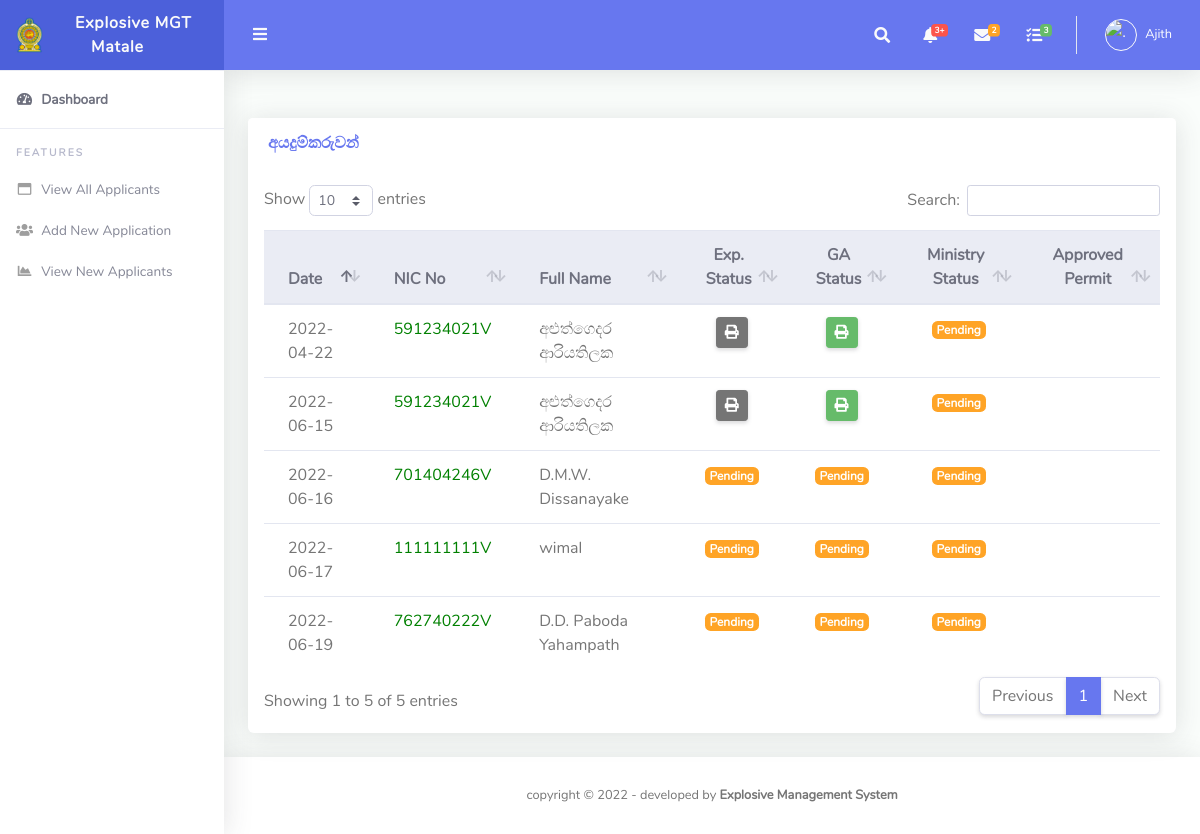
The app's page /users/clerk/view_table.php (signed in) with its own data.
### tables this page shows
CREATE TABLE `users` (
  `id` int(11) NOT NULL,
  `fname` varchar(255) DEFAULT NULL,
  `lname` varchar(255) DEFAULT NULL,
  `email` varchar(255) DEFAULT NULL,
  `password` varchar(300) DEFAULT NULL,
  `contactno` varchar(11) DEFAULT NULL,
  `role` varchar(50) NOT NULL,
  `file_name` varchar(500) NOT NULL,
  `uploaded_on` date DEFAULT NULL,
  `district` varchar(500) NOT NULL,
  `nic` varchar(20) DEFAULT NULL
);

CREATE TABLE `applicant` (
  `id` int(11) NOT NULL,
  `nic` varchar(15) NOT NULL,
  `fullname` varchar(75) NOT NULL,
  `addres` varchar(150) NOT NULL,
  `disignation` varchar(75) NOT NULL,
  `anualIncome` decimal(10,0) NOT NULL,
  `age` int(11) DEFAULT NULL,
  `police` varchar(25) NOT NULL,
  `date` timestamp NOT NULL DEFAULT current_timestamp() ON UPDATE current_timestamp(),
  `mobile1` varchar(10) DEFAULT NULL,
  `mobile2` varchar(10) DEFAULT NULL,
  `district` varchar(50) NOT NULL
);

CREATE TABLE `permit` (
  `perid` int(11) NOT NULL,
  `nic` varchar(15) NOT NULL,
  `pstore` varchar(100) NOT NULL,
  `permitdu` varchar(50) DEFAULT NULL,
  `Premiums` varchar(50) DEFAULT NULL,
  `task` varchar(40) NOT NULL,
  `quarryad` varchar(100) NOT NULL,
  `gnd` varchar(25) NOT NULL,
  `ds` varchar(25) NOT NULL,
  `police` varchar(25) NOT NULL,
  `offence` varchar(200) NOT NULL,
  `appdate` date NOT NULL,
  `stdate` timestamp NOT NULL DEFAULT current_timestamp() COMMENT 'saved date',
  `isread_exp` int(11) NOT NULL DEFAULT 0,
  `isread_ga` int(11) NOT NULL DEFAULT 0,
  `isread_ministry` int(11) NOT NULL DEFAULT 0,
  `expOffApprove` int(11) DEFAULT 0 COMMENT '0- new, 1- Approve, 2- not approve',
  `gaApprove` int(11) DEFAULT 0,
  `ministryApprove` int(11) DEFAULT 0,
  `stat` varchar(50) NOT NULL COMMENT 'Exp Off,GA, Ministry',
  `aplicant_id` int(11) DEFAULT NULL,
  `expno` varchar(25) NOT NULL,
  `price` int(50) NOT NULL,
  `oldrequest` varchar(10) NOT NULL,
  `oldreq_no` varchar(15) NOT NULL,
  `police_approve` varchar(10) NOT NULL,
  `old_coppies` varchar(10) NOT NULL,
  `stock_premiums` varchar(10) NOT NULL,
  `rules` varchar(300) NOT NULL,
  `other_facts` varchar(300) NOT NULL,
  `monthly_product` varchar(50) NOT NULL,
  `my_stat` varchar(10) NOT NULL,
  `c_approval_no` varchar(50) NOT NULL,
  `c_approval_date` date DEFAULT NULL,
  `quarryid` int(10) NOT NULL,
  `district` varchar(50) NOT NULL,
  `qtpremiums` varchar(50) NOT NULL,
  `expapp_date` date DEFAULT NULL,
  `min_file_no` varchar(25) NOT NULL
);

### users/clerk/view_table.php (the view, shortened to what this page needs)
<?php
require_once('../../include/config.php');
$uid =  $_SESSION["id"] ;
$us = $conn->query("SELECT * from users  WHERE id = $uid ");
if($us !== false && $us->num_rows > 0){
while($row=$us->fetch_assoc()){
$dis=$row["district"];
}
}
?>
<!DOCTYPE html>
<html lang="en">
<head>
  <link href="../../assets/vendor/fontawesome-free/css/all.min.css" rel="stylesheet" type="text/css">
  <link href="../../assets/vendor/bootstrap/css/bootstrap.min.css" rel="stylesheet" type="text/css">
  <link href="../../assets/css/ruang-admin.min.css" rel="stylesheet">
  <link href="../../assets/vendor/datatables/dataTables.bootstrap4.min.css" rel="stylesheet">
</head>
<body id="page-top">
  <div id="wrapper">
     <?php
   include 'include/sidebar.php';
   ?>
    <div id="content-wrapper" class="d-flex flex-column">
      <div id="content">
         <?php
		      include 'include/header.php';
		     ?>
        <div class="container-fluid" id="container-wrapper">
          <div class="row">
            <div class="col-lg-12">
              <div class="card mb-4">
                <div class="card-header py-3 d-flex flex-row align-items-center justify-content-between">
                  <h6 class="m-0 font-weight-bold text-primary">අයදුම්කරුවන්</h6>
                </div>
                <div class="table-responsive p-3">
                  <table class="table align-items-center table-flush" id="dataTable">
                    <thead class="thead-light">
                            <tr>
								<th>Date</th>
                                <th>NIC No</th>
                                <th>Full Name</th>
                                <th><center>Exp. Status</center></th>
                                <th><center>GA Status</center></th>
                                <th><center>Ministry Status</center></th>
                                <th><center>Approved Permit</center></th>
                            </tr>
                        </thead>
                        <tbody>
<?php
$query = $conn->query("SELECT * FROM applicant LEFT JOIN permit ON applicant.id=permit.aplicant_id WHERE applicant.district='$dis' ORDER BY applicant.id DESC");
if($query->num_rows>0)
{
while($row=$query->fetch_assoc()){
  $id=$row["id"];
  $exap=$row['expOffApprove'];
  $ga=$row['gaApprove'];
  $mini=$row['ministryApprove'];
  $perid=$row['perid'];
  $datea=$row['appdate'];
echo" <tr><td>$datea</td>
<td > <a href='aplicant_view.php?id=$id&pid=$perid'> <span style=color:green> ". $row["nic"]."</span></a></td>";
echo "<td>". $row["fullname"]. "</td>";
if($exap == '1')
{
  echo "  <td><center><a href='print_preview.php?id=$perid' class='btn btn-secondary btn-sm'><i class='fa fa-print'></i></a></td>";
}
else if($exap == '2')
{
echo " <td><center><span class='badge badge-danger'> Reject</span></center></td>";
}
else if($exap == '0')
{
echo " <td><center><span class='badge badge-warning'> Pending</span></center></td>";
}
else if($exap == '5')
{
  echo "  <td><center><a href='print_preview.php?id=$perid' class='btn btn-secondary btn-sm'><i class='fa fa-print'></i></a></td>";
}
if($ga == '1')
{
  echo "  <td><center><a href='print_preview_ga.php?id=$id&pid=$perid' class='btn btn-success btn-sm'><i class='fa fa-print'></i></a></td>";
}
else if($ga == '2')
{
echo " <td><center><span class='badge badge-danger'> Reject</span></center></td>";
}
else if($ga == '0')
{
echo " <td><center><span class='badge badge-warning'> Pending</span></center></td>";
}
else if($ga == '5')
{
  echo "  <td><center><a href='../ga/print_preview.php?id=$id' target='_blank' class='btn btn-success btn-sm'><i class='fa fa-print'></i></a></td>";
}
if($mini == '1')
{
  echo " <td><center><span class='badge badge-success'>Approved</span></center></td>";
}
else if($mini == '2')
{
echo " <td><center><span class='badge badge-danger'> Reject</span></center></td>";
}
else if($mini == '0')
{
echo " <td><center><span class='badge badge-warning'> Pending</span><center></td>";
}
else if($mini == '5')
{
echo " <td><span class='badge badge-success'> Approved</span></td>";
}
if($mini == '1')
{
  echo "  <td><center><a href='approved_permit.php?id=$id' target='_blank' class='btn btn-primary btn-sm'><i class='fa fa-print'></i></a></td>";
}
else if($mini == '0')
{
echo " <td><center><div class='spinner-grow text-primary' role='status'>
<span class='sr-only'>Loading...</span>
</div></center></td>";
}
}
}
?>
                      </tr>
                    </tbody>
                  </table>
                </div>
              </div>
            </div>
          </div>
        </div>
      </div>
       <?php include '../../include/footer.php';?>
    </div>
  </div>
</body>
</html>

### users/clerk/include/sidebar.php
<?php
  $uid =  $_SESSION["id"] ;
  $k = $conn->query("SELECT * from users  WHERE id = $uid ");
  if($k !== false && $k->num_rows > 0){
  while($row=$k->fetch_assoc()){
  $d=$row["district"];
    }
  }
?>
<ul class="navbar-nav sidebar sidebar-light accordion" id="accordionSidebar">
      <a class="sidebar-brand d-flex align-items-center justify-content-center" href="index.php">
        <div class="sidebar-brand-icon">
          <img src="../../assets/img/logo/logo.png">
        </div>
        <marquee behavior="alternate" scrolldelay="400"><div class="sidebar-brand-text mx-3">Explosive MGT <?php echo $d; ?></div></marquee>
      </a>
      <hr class="sidebar-divider my-0">
      <li class="nav-item active">
        <a class="nav-link" href="index.php">
          <i class="fas fa-fw fa-tachometer-alt "></i>
          <span>Dashboard </span></a>
      </li>
      <hr class="sidebar-divider">
      <div class="sidebar-heading">
        Features
      </div>
      <li class="nav-item">
        <a class="nav-link collapsed" href="view_table.php"
          aria-expanded="true" aria-controls="collapseBootstrap">
          <i class="far fa-fw fa-window-maximize"></i>
          <span>View All Applicants</span>
        </a>
	</li>
	  <li class="nav-item">
        <a class="nav-link collapsed" href="applicant_details.php"
          aria-expanded="true" aria-controls="collapseBootstrap">
          <i class="fas fa-users"></i>
          <span>Add New Application</span>
        </a>
	</li>
	<li class="nav-item">
        <a class="nav-link collapsed" href="dash_view.php?type=1"
          aria-expanded="true" aria-controls="collapseBootstrap">
          <i class="fas fa-fw fa-chart-area"></i>
          <span>View New Applicants</span>
        </a>
	</li>
    </ul>

### users/clerk/include/header.php (shortened to what this page needs)
<?php
      $uid =  $_SESSION["id"] ;
 $query5 = $conn->query("SELECT * from users  WHERE id = $uid ");
if($query5 !== false && $query5->num_rows > 0){
  while($row1=$query5->fetch_assoc()){
  $imageURL='../../assets/img/logo/'.$row1["file_name"];
  $role=$row1["fname"];
  }
}
?>
<nav class="navbar navbar-expand navbar-light bg-navbar topbar mb-4 static-top">
          <button id="sidebarToggleTop" class="btn btn-link rounded-circle mr-3">
            <i class="fa fa-bars"></i>
          </button>
          <ul class="navbar-nav ml-auto">
            <li class="nav-item dropdown no-arrow">
              <a class="nav-link dropdown-toggle" href="#" id="searchDropdown" role="button" data-toggle="dropdown"
                aria-haspopup="true" aria-expanded="false">
                <i class="fas fa-search fa-fw"></i>
              </a>
            </li>
            <li class="nav-item dropdown no-arrow mx-1">
              <a class="nav-link dropdown-toggle" href="#" id="alertsDropdown" role="button" data-toggle="dropdown"
                aria-haspopup="true" aria-expanded="false">
                <i class="fas fa-bell fa-fw"></i>
                <span class="badge badge-danger badge-counter">3+</span>
              </a>
            </li>
            <li class="nav-item dropdown no-arrow mx-1">
              <a class="nav-link dropdown-toggle" href="#" id="messagesDropdown" role="button" data-toggle="dropdown"
                aria-haspopup="true" aria-expanded="false">
                <i class="fas fa-envelope fa-fw"></i>
                <span class="badge badge-warning badge-counter">2</span>
              </a>
            </li>
            <li class="nav-item dropdown no-arrow mx-1">
              <a class="nav-link dropdown-toggle" href="#" id="messagesDropdown" role="button" data-toggle="dropdown"
                aria-haspopup="true" aria-expanded="false">
                <i class="fas fa-tasks fa-fw"></i>
                <span class="badge badge-success badge-counter">3</span>
              </a>
            </li>
            <li class="nav-item dropdown no-arrow">
              <a class="nav-link dropdown-toggle" href="#" id="userDropdown" role="button" data-toggle="dropdown"
                aria-haspopup="true" aria-expanded="false">
              <?php  echo "<img class='img-profile rounded-circle' id='scream' width='50' height='50'src='$imageURL' alt='.'>"; ?>
                <span class="ml-2 d-none d-lg-inline text-white small"><?php echo $role; ?></span>
              </a>
            </li>
          </ul>
        </nav>

### records on screen
users: district "Matale", fname "Ajith"
applicant: permit.appdate "2022-06-19", permit.nic "762740222V", fullname "D.D. Paboda Yahampath", shows "Pending"
applicant: permit.appdate "2022-06-17", permit.nic "111111111V", fullname "wimal", shows "Pending"
applicant: permit.appdate "2022-06-16", permit.nic "701404246V", fullname "D.M.W. Dissanayake", shows "Pending"
applicant: permit.appdate "2022-04-22", permit.nic "591234021V", fullname "අළුත්ගෙදර ආරියතිලක", permit.appdate "2022-06-15"
